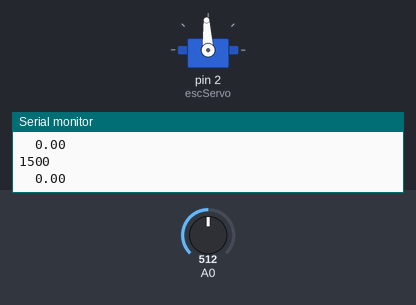
Simulated run of this sketch. Board: Arduino Uno, built with avr-gcc and run on an emulated ATmega328P. Shown: servo, the last lines printed to the serial monitor. The inputs (shaded band) are chosen by the test bench; at power-on: A0 = 512.

Above: at 1.2 s.
1.3 s: A0 set to 716
At 2.5 s:
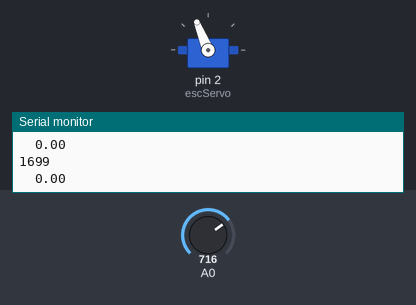
2.8 s: A0 set to 900
At 3.7 s:
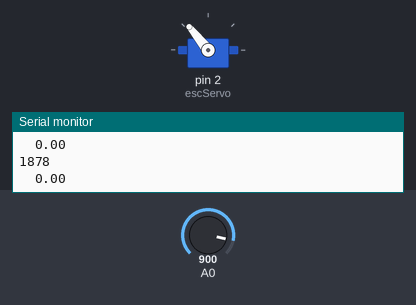
4.3 s: A0 set to 1023
At 4.8 s:
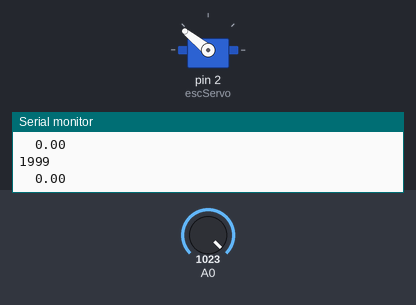
5.8 s: A0 set to 306
At 7.0 s:
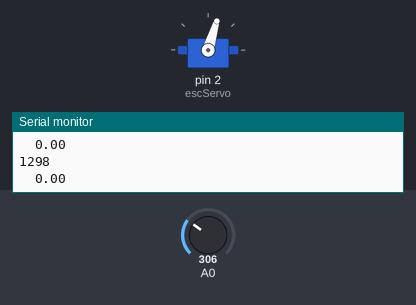
7.3 s: A0 set to 122
At 8.3 s:
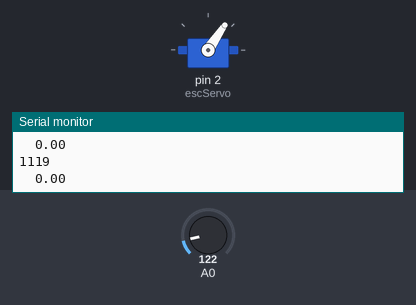
8.8 s: A0 set to 511
At 9.5 s:
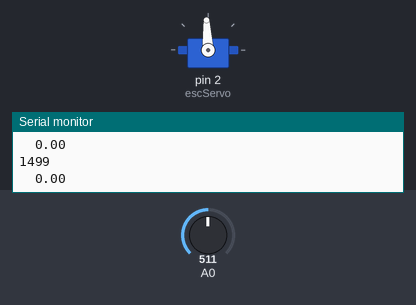
Timing chart, 0 to 11.3 s (numbered marks = the images above; inputs shaded):
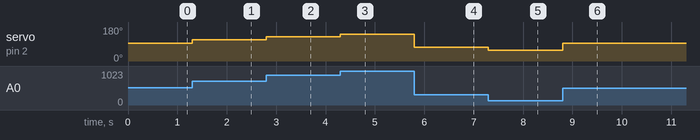

Measured:
- after the input at 1.3 s, servo on pin 2 (escServo): 93° → 112° at once
- after the input at 2.8 s, servo on pin 2 (escServo): 112° → 129° at once
- after the input at 4.3 s, servo on pin 2 (escServo): 129° → 141° at once
- after the input at 5.8 s, servo on pin 2 (escServo): 141° → 73° at once
- after the input at 7.3 s, servo on pin 2 (escServo): 73° → 56° at once
- after the input at 8.8 s, servo on pin 2 (escServo): 56° → 93° at once

The sketch:

ESC_control.ino
```cpp
#include <Servo.h>

Servo escServo;

volatile uint32_t speedCount = 0;

void speedInterrupt(void){
  ++speedCount;
  //Serial.println("Hi!");
}

uint32_t pauseTimer;

void setup() {
  // put your setup code here, to run once:
  pinMode(2, OUTPUT);
  pinMode(3, INPUT);

  //pinMode(4, OUTPUT);

  Serial.begin(115200);

  escServo.attach(2);

  attachInterrupt(0, speedInterrupt, RISING);
  pauseTimer = millis() + 500;
}


int servoUs;
void loop() {
  // put your main code here, to run repeatedly:

  Serial.println(servoUs);
  Serial.print("  ");
  Serial.println((120.0*speedCount)/6.0);
  speedCount = 0;
  while (millis() < pauseTimer){
    servoUs = map(analogRead(0), 0, 1024, 1000, 2000);
    escServo.writeMicroseconds(servoUs);
  }
  pauseTimer += 500;
  //Serial.println(millis());
}
```
